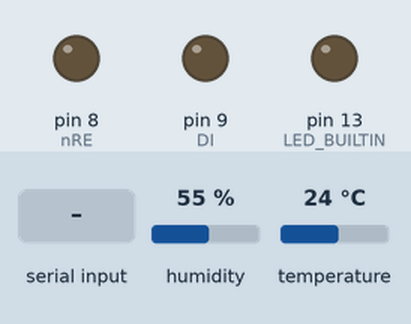
A sketch run on a simulated Arduino Uno, built for the host (arithmetic inside an expression is 32-bit, double 64-bit). Shown: output pins drawn as LEDs (lit = HIGH). The test bench sets the inputs (shaded band); at power-on: humidity 55 %, temperature 24 °C.

Above: at 1.2 s.
1.3 s: "W" received over the second serial link
At 1.39 s:
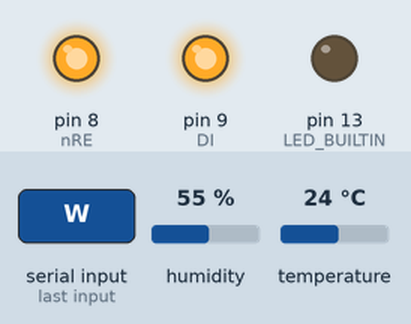
2.9 s: "W" received over the second serial link
At 2.97 s:
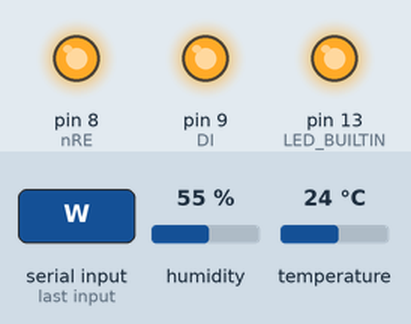
At 3.7 s:
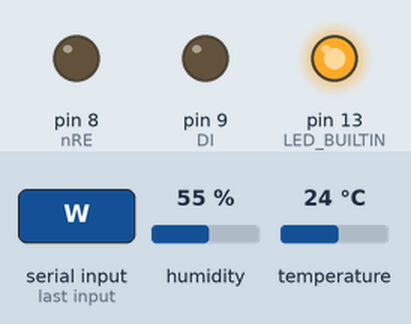
Timing chart, 0 to 5.9 s (numbered marks = the images above; inputs shaded):
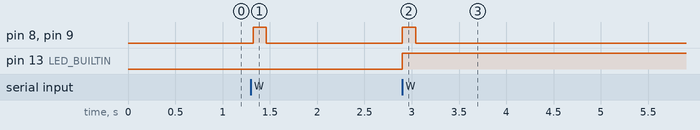

Measured:
- after the input at 1.3 s, pin 8 (nRE), pin 9 (DI): LOW → HIGH at once, → LOW 0.14 s later
- after the input at 2.9 s, pin 8 (nRE), pin 9 (DI): LOW → HIGH at once, → LOW 0.14 s later; pin 13 (LED_BUILTIN): LOW → HIGH at once

The sketch:

rs485Slavetest.ino
```cpp
#include <SoftwareSerial.h>
#include <DHT.h>


// Define RS485 pins
const int nRE = 8;
const int DI = 9;
int k = 0;
// Define DHT22 sensor pin
#define DHTPIN 2
#define DHTTYPE DHT11
SoftwareSerial mySerial(10, 11);

// DHT sensor object
DHT dht(DHTPIN, DHTTYPE);

void setup() {
  mySerial.begin(9600);
  // Serial.begin(9600);

  pinMode(nRE, OUTPUT);
  pinMode(DI, OUTPUT);
  digitalWrite(nRE, LOW); //receive active
  digitalWrite(DI, LOW);
  dht.begin();
  pinMode(LED_BUILTIN, OUTPUT);
}

void loop()
{
while (mySerial.available() == 0);
  {}

  if (mySerial.read()==87)  // received word is W
     {
          if (k==0)
        {digitalWrite(LED_BUILTIN, LOW);}
      else
        {digitalWrite(LED_BUILTIN, HIGH);}
    if (k==0)
        {k=1;}
      else
        {k=0;}
      float h = dht.readHumidity();
      // Read temperature as Celsius
      float t = dht.readTemperature();
        digitalWrite(nRE, HIGH);
        digitalWrite(DI, HIGH); //trasmit active
        delay(20);
      mySerial.write(t);
      delay(100);
      mySerial.write(h);
      delay(20);
      digitalWrite(nRE, LOW); // receive active
      digitalWrite(DI, LOW);

    }
    // else {}
}
```
